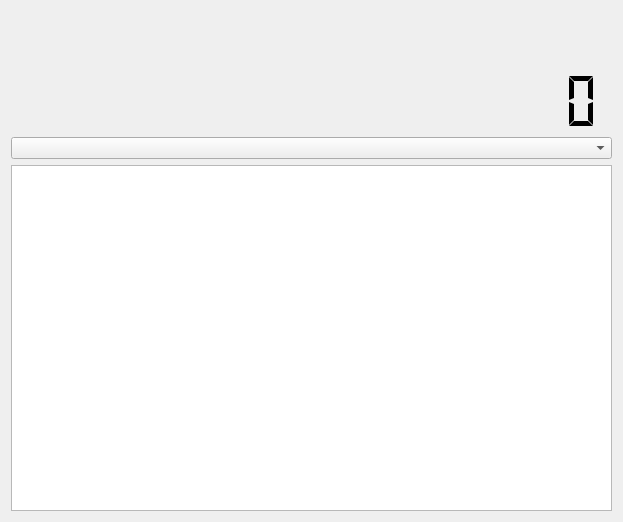
<?xml version="1.0" encoding="UTF-8"?>
<ui version="4.0">
 <class>frmShowAPI</class>
 <widget class="QWidget" name="frmShowAPI">
  <property name="geometry">
   <rect>
    <x>0</x>
    <y>0</y>
    <width>623</width>
    <height>522</height>
   </rect>
  </property>
  <property name="windowTitle">
   <string>Form</string>
  </property>
  <layout class="QVBoxLayout" name="verticalLayout">
   <item>
    <widget class="QLabel" name="labLive">
     <property name="text">
      <string/>
     </property>
    </widget>
   </item>
   <item>
    <widget class="QLabel" name="labDateTime">
     <property name="text">
      <string/>
     </property>
    </widget>
   </item>
   <item>
    <widget class="QLabel" name="labCPUMemory">
     <property name="styleSheet">
      <string notr="true"/>
     </property>
     <property name="text">
      <string/>
     </property>
    </widget>
   </item>
   <item>
    <widget class="QLCDNumber" name="lcdNumber">
     <property name="minimumSize">
      <size>
       <width>0</width>
       <height>60</height>
      </size>
     </property>
     <property name="styleSheet">
      <string notr="true"/>
     </property>
     <property name="frameShape">
      <enum>QFrame::NoFrame</enum>
     </property>
     <property name="digitCount">
      <number>19</number>
     </property>
     <property name="segmentStyle">
      <enum>QLCDNumber::Flat</enum>
     </property>
    </widget>
   </item>
   <item>
    <widget class="QComboBox" name="cboxColor">
     <property name="focusPolicy">
      <enum>Qt::NoFocus</enum>
     </property>
    </widget>
   </item>
   <item>
    <widget class="QTableWidget" name="tableWidget"/>
   </item>
  </layout>
 </widget>
 <resources/>
 <connections/>
</ui>
